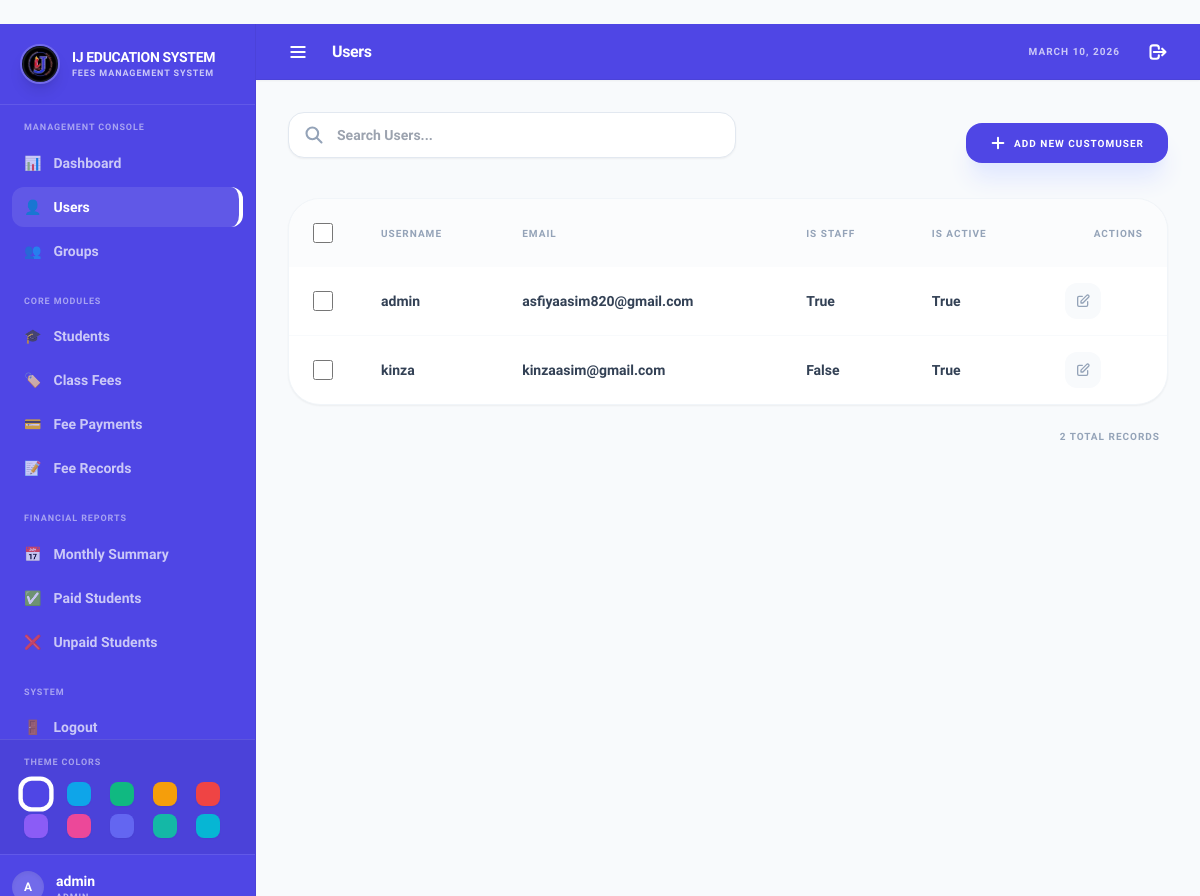
The app's page /manage/customuser/ (signed in) with its own data.
### fees/models.py (models this page shows, shortened)
class CustomUser(AbstractUser):
    security_question = models.CharField(max_length=64, choices=SECURITY_QUESTIONS, blank=True, null=True)
    security_answer = models.CharField(max_length=128, blank=True, null=True)
    theme_preference = models.CharField(max_length=32, choices=THEME_CHOICES, default='midnight-blue')

### fees/views.py (the view, shortened to what this page needs)
# urls.py: path('manage/<str:model_name>/', views.manage_list, name='manage_list'),
@login_required
def manage_list(request, model_name):
    model_map = {
        'student': (Student, ['name', 'roll_no', 'student_class', 'is_active'], 'Students'),
        'classfee': (ClassFee, ['student_class', 'fee_amount'], 'Class Fees'),
        'feepayment': (FeePayment, ['student', 'amount', 'payment_mode', 'date'], 'Fee Payments'),
        'feerecord': (FeeRecord, ['student', 'month', 'status', 'paid_amount', 'pending_amount'], 'Fee Records'),
        'customuser': (CustomUser, ['username', 'email', 'is_staff', 'is_active'], 'Users'),
        'group': (Group, ['name'], 'Groups'),
    }
    if model_name not in model_map:
        return redirect('fees:dashboard')
    model, fields, title = model_map[model_name]
    if model_name in ['customuser', 'group'] and not request.user.is_superuser:
        messages.error(request, "Access Denied: Admin only.")
        return redirect('fees:dashboard')
    perm_name = f'fees.view_{model_name}'
    if model_name == 'group': perm_name = 'auth.view_group'
    if not request.user.has_perm(perm_name) and not request.user.is_superuser:
        messages.error(request, f"You don't have permission to view {model_name}s.")
        return redirect('fees:dashboard')
    objects = model.objects.all()
    total_students = 0
    available_classes = []
    selected_class = None
    readonly = False
    if model_name == 'feerecord':
        readonly = True
    q = request.GET.get('q')
    if q:
        if model_name == 'student':
            objects = objects.filter(name__icontains=q) | objects.filter(roll_no__icontains=q)
        elif model_name == 'customuser':
            objects = objects.filter(username__icontains=q)
    return render(request, 'fees/generic_list.html', {
        'objects': objects,
        'fields': fields,
        'title': title,
        'model_name': model_name,
        'readonly': readonly,
        'available_classes': available_classes,
        'selected_class': selected_class,
        'total_students': total_students,
    })

### fees/templates/fees/generic_list.html (shortened to what this page needs)
﻿{% extends 'fees/base.html' %}
{% load fees_extras %}
{% block header_title %}{{ title }}{% endblock %}
{% block content %}
<div class="space-y-6">
    <div class="flex flex-col md:flex-row md:items-center justify-between gap-4">
        <form method="get" class="relative group flex-1 max-w-md">
            <span
                class="absolute left-4 top-1/2 -translate-y-1/2 text-slate-400 group-focus-within:text-indigo-600 transition-colors">
                <svg class="w-5 h-5" fill="none" stroke="currentColor" viewBox="0 0 24 24">
                    <path stroke-linecap="round" stroke-linejoin="round" stroke-width="2.5"
                        d="M21 21l-6-6m2-5a7 7 0 11-14 0 7 7 0 0114 0z"></path>
                </svg>
            </span>
            <input type="text" name="q" value="{{ request.GET.q|default:'' }}" placeholder="Search {{ title }}..."
                class="w-full pl-12 pr-4 py-3 bg-white border border-slate-200 rounded-2xl focus:ring-4 focus:ring-indigo-50 focus:border-indigo-600 transition-all font-bold text-sm outline-none shadow-sm">
        </form>
        {% if model_name == 'feerecord' or readonly %}
        <div
            class="px-4 py-2 bg-slate-100 text-slate-500 rounded-xl text-[10px] font-black uppercase tracking-widest border border-slate-200">
            Auto-updated based on payments
        </div>
        {% else %}
        {% with add_perm='fees.add_'|add:model_name %}
        {% if model_name == 'group' %}{% with add_perm='auth.add_group' %}
        {% if request.user|has_permission:add_perm or request.user.is_superuser %}
        <a href="{% url 'fees:manage_form' model_name %}"
            class="px-6 py-3 bg-indigo-600 hover:bg-slate-900 text-white rounded-2xl font-black text-[10px] uppercase tracking-widest transition-all shadow-xl shadow-indigo-100 flex items-center gap-2">
            <svg class="w-4 h-4" fill="none" stroke="currentColor" viewBox="0 0 24 24">
                <path stroke-linecap="round" stroke-linejoin="round" stroke-width="3" d="M12 4v16m8-8H4"></path>
            </svg>
            Add New {{ model_name|capfirst }}
        </a>
        {% endif %}
        {% endwith %}
        {% else %}
        {% if request.user|has_permission:add_perm or request.user.is_superuser %}
        <a href="{% url 'fees:manage_form' model_name %}"
            class="px-6 py-3 bg-indigo-600 hover:bg-slate-900 text-white rounded-2xl font-black text-[10px] uppercase tracking-widest transition-all shadow-xl shadow-indigo-100 flex items-center gap-2">
            <svg class="w-4 h-4" fill="none" stroke="currentColor" viewBox="0 0 24 24">
                <path stroke-linecap="round" stroke-linejoin="round" stroke-width="3" d="M12 4v16m8-8H4"></path>
            </svg>
            Add New {{ model_name|capfirst }}
        </a>
        {% endif %}
        {% endif %}
        {% endwith %}
        {% endif %}
    </div>
    <form method="post" id="bulk-form"
        class="bg-white border border-slate-100 rounded-[32px] overflow-hidden shadow-sm relative">
        <div class="overflow-x-auto">
            <table class="min-w-full">
                <thead>
                    <tr class="bg-slate-50/50">
                        <th class="w-16 px-6 py-6">
                            {% if model_name == 'group' %}{% with del_perm='auth.delete_group' %}
                            {% if request.user|has_permission:del_perm or request.user.is_superuser %}
                            <input id="master-cb" type="checkbox"
                                class="w-5 h-5 rounded-lg border-slate-300 text-indigo-600 focus:ring-indigo-500 cursor-pointer">
                            {% endif %}
                            {% endwith %}
                            {% else %}
                            {% with del_perm='fees.delete_'|add:model_name %}
                            {% if request.user|has_permission:del_perm or request.user.is_superuser %}
                            <input id="master-cb" type="checkbox"
                                class="w-5 h-5 rounded-lg border-slate-300 text-indigo-600 focus:ring-indigo-500 cursor-pointer">
                            {% endif %}
                            {% endwith %}
                            {% endif %}
                        </th>
                        {% for field in fields %}
                        <th class="px-6 py-6 text-left text-[10px] font-black text-slate-400 uppercase tracking-widest">
                            {{ field|replace_underscore|capfirst }}</th>
                        {% endfor %}
                        <th
                            class="px-6 py-6 text-right text-[10px] font-black text-slate-400 uppercase tracking-widest">
                            Actions</th>
                    </tr>
                </thead>
                <tbody class="divide-y divide-slate-50">
                    {% for obj in objects %}
                    <tr class="hover:bg-slate-50/50 transition-colors group">
                        <td class="px-6 py-5">
                            {% if model_name == 'group' %}{% with del_perm='auth.delete_group' %}
                            {% if request.user|has_permission:del_perm or request.user.is_superuser %}
                            <input type="checkbox" name="selected_ids" value="{{ obj.pk }}"
                                class="row-cb w-5 h-5 rounded-lg border-slate-300 text-indigo-600 focus:ring-indigo-500 cursor-pointer">
                            {% endif %}
                            {% endwith %}
                            {% else %}
                            {% with del_perm='fees.delete_'|add:model_name %}
                            {% if request.user|has_permission:del_perm or request.user.is_superuser %}
                            <input type="checkbox" name="selected_ids" value="{{ obj.pk }}"
                                class="row-cb w-5 h-5 rounded-lg border-slate-300 text-indigo-600 focus:ring-indigo-500 cursor-pointer">
                            {% endif %}
                            {% endwith %}
                            {% endif %}
                        </td>
                        {% for field in fields %}
                        <td class="px-6 py-5">
                            <span class="text-sm font-bold text-slate-700">{{ obj|get_attr:field }}</span>
                        </td>
                        {% endfor %}
                        <td class="px-6 py-4">
                            <div class="flex items-center gap-3">
                                {% if model_name == 'feerecord' %}
                                    <span class="text-[9px] font-black text-slate-300 uppercase tracking-widest">Auto-Managed</span>
                                {% elif model_name == 'customuser' or model_name == 'group' %}
                                    {% if request.user.is_superuser %}
                                        <a href="{% url 'fees:manage_form_pk' model_name obj.pk %}"
                                            class="p-2.5 rounded-xl bg-slate-50 text-slate-400 hover:bg-indigo-50 hover:text-indigo-600 transition-all"
                                            title="Edit">
                                            <svg class="w-4 h-4" fill="none" stroke="currentColor" viewBox="0 0 24 24">
                                                <path stroke-linecap="round" stroke-linejoin="round" stroke-width="2"
                                                    d="M11 5H6a2 2 0 00-2 2v11a2 2 0 002 2h11a2 2 0 002-2v-5m-1.414-9.414a2 2 0 112.828 2.828L11.828 15H9v-2.828l8.586-8.586z">
                                                </path>
                                            </svg>
                                        </a>
                                    {% else %}
                                        <span class="text-[9px] font-black text-slate-300 uppercase tracking-widest">Locked</span>
                                    {% endif %}
                                {% endif %}
                            </div>
                        </td>
                    </tr>
                    {% endfor %}
                </tbody>
            </table>
        </div>
    </form>
    <p class="text-[10px] font-black text-slate-400 uppercase tracking-widest text-right px-2">{{ objects|length }}
        total records</p>
</div>
{% endblock %}

### fees/templates/fees/base.html (shortened to what this page needs)
{% load static %}
<!DOCTYPE html>
<html lang="en">
<head>
    <script src="https://cdn.tailwindcss.com"></script>
</head>
<body x-data="themeManager()" x-init="init()" class="theme-transition"
    :style="'--accent:' + theme + '; --contrast:' + contrast">
    <div class="flex h-screen overflow-hidden">
        <aside :class="open ? 'w-64' : 'w-0'"
            class="flex-shrink-0 h-full theme-transition flex flex-col transition-all duration-300 overflow-hidden z-40 border-r border-black/5"
            :style="'background:' + theme + '; color:' + contrast">
            <div class="px-5 py-5 flex items-center gap-3 border-b border-white/10">
                <img src="{% static 'fees/img/logo.png' %}"
                    class="w-10 h-10 rounded-full object-cover shadow-lg border-2 border-white/20">
                <div>
                    <p class="font-black text-sm uppercase tracking-tight">IJ Education System</p>
                    <p class="text-[9px] font-bold opacity-70 uppercase tracking-widest">FEES MANAGEMENT SYSTEM</p>
                </div>
            </div>
            <div class="flex-1 overflow-y-auto px-3 py-4 space-y-6">
                {% for group in SIDEBAR_CONFIG %}
                <div>
                    <p class="text-[9px] font-black opacity-50 uppercase tracking-widest px-3 mb-2">{{ group.title }}
                    </p>
                    <div class="space-y-1">
                        {% for item in group.items %}
                        <a href="{{ item.url }}"
                            class="flex items-center gap-3 px-3 py-2.5 rounded-xl text-sm font-bold transition-all {% if item.is_active %}nav-active{% else %}opacity-70 hover:opacity-100 hover:bg-white/5{% endif %}">
                            <span>{{ item.icon }}</span>
                            <span>{{ item.label }}</span>
                        </a>
                        {% endfor %}
                    </div>
                </div>
                {% endfor %}
            </div>
            <div class="px-3 py-4 border-t border-white/10 bg-black/5">
                <p class="text-[9px] font-black opacity-50 uppercase tracking-widest px-3 mb-3">Theme Colors</p>
                <div class="px-3 grid grid-cols-5 gap-2">
                    <template
                        x-for="c in ['#4f46e5','#0ea5e9','#10b981','#f59e0b','#ef4444','#8b5cf6','#ec4899','#6366f1','#14b8a6','#06b6d4']">
                        <button @click="updateTheme(c)"
                            :class="theme===c ? 'ring-2 ring-offset-2 ring-white scale-110' : ''"
                            class="w-6 h-6 rounded-lg transition-all hover:scale-125 shadow-sm"
                            :style="'background:'+c"></button>
                    </template>
                </div>
            </div>
            <div class="px-3 py-4 border-t border-white/10 flex items-center gap-3">
                <div class="w-8 h-8 rounded-full flex items-center justify-center font-black text-xs shadow-inner"
                    :style="'background:rgba(255,255,255,0.2); color:' + contrast">
                    {{ request.user.username|slice:":1"|upper }}
                </div>
                <div class="flex-1 min-w-0">
                    <p class="text-sm font-black truncate">{{ request.user.username }}</p>
                    <p class="text-[9px] font-bold opacity-60 uppercase tracking-widest">
                    </p>
                </div>
            </div>
        </aside>
        <div class="flex-1 flex flex-col overflow-hidden bg-slate-50">
            <header
                class="h-14 theme-transition border-b border-black/5 flex items-center justify-between px-6 flex-shrink-0 z-30 shadow-sm"
                :style="'background:' + theme + '; color:' + contrast">
                <div class="flex items-center gap-4">
                    <button @click="open=!open" class="p-2 rounded-xl hover:bg-white/10 transition-all">
                        <svg class="w-5 h-5" fill="none" stroke="currentColor" viewBox="0 0 24 24">
                            <path stroke-linecap="round" stroke-linejoin="round" stroke-width="2.5"
                                d="M4 6h16M4 12h16M4 18h16"></path>
                        </svg>
                    </button>
                    <h1 class="text-base font-black tracking-tight">{% block header_title %}Dashboard{% endblock %}</h1>
                </div>
                <div class="flex items-center gap-5">
                    <span class="hidden sm:block text-[10px] font-black opacity-70 uppercase tracking-widest">
                        {% now "F d, Y" %}
                    </span>
                    <a href="{% url 'fees:logout' %}"
                        class="p-2 rounded-xl hover:bg-rose-500 hover:text-white transition-all" title="Logout">
                        <svg class="w-5 h-5" fill="none" stroke="currentColor" viewBox="0 0 24 24">
                            <path stroke-linecap="round" stroke-linejoin="round" stroke-width="2.5"
                                d="M17 16l4-4m0 0l-4-4m4 4H7m6 4v1a3 3 0 01-3 3H6a3 3 0 01-3-3V7a3 3 0 013-3h4a3 3 0 013 3v1">
                            </path>
                        </svg>
                    </a>
                </div>
            </header>
            <main class="flex-1 overflow-y-auto p-6 md:p-8">
                {% block content %}{% endblock %}
            </main>
        </div>
    </div>
</body>
</html>

### records on screen
CustomUser: user.username "A", user.username "admin", fields "admin" "asfiyaasim820@gmail.com" "True" "True", is_superuser True (drawn)
CustomUser: fields "kinza" "kinzaasim@gmail.com" "False" "True"

### other values on screen
{{ group.title }} "MANAGEMENT CONSOLE" "CORE MODULES" "FINANCIAL REPORTS" "SYSTEM"
{{ item.icon }} "📊" "👥" "🎓" "🏷️" "💳" "📝" "📅" "✅" "❌" "🚪"
{{ item.label }} "Dashboard" "Users" "Groups" "Students" "Class Fees" "Fee Payments" "Fee Records" "Monthly Summary" "Paid Students" "Unpaid Students" "Logout"
{{ title }} "Users"
{{ model_name|capfirst }} "CUSTOMUSER"
{{ field|replace_underscore|capfirst }} "USERNAME" "EMAIL" "IS STAFF" "IS ACTIVE"
{{ objects|length }} "2"
